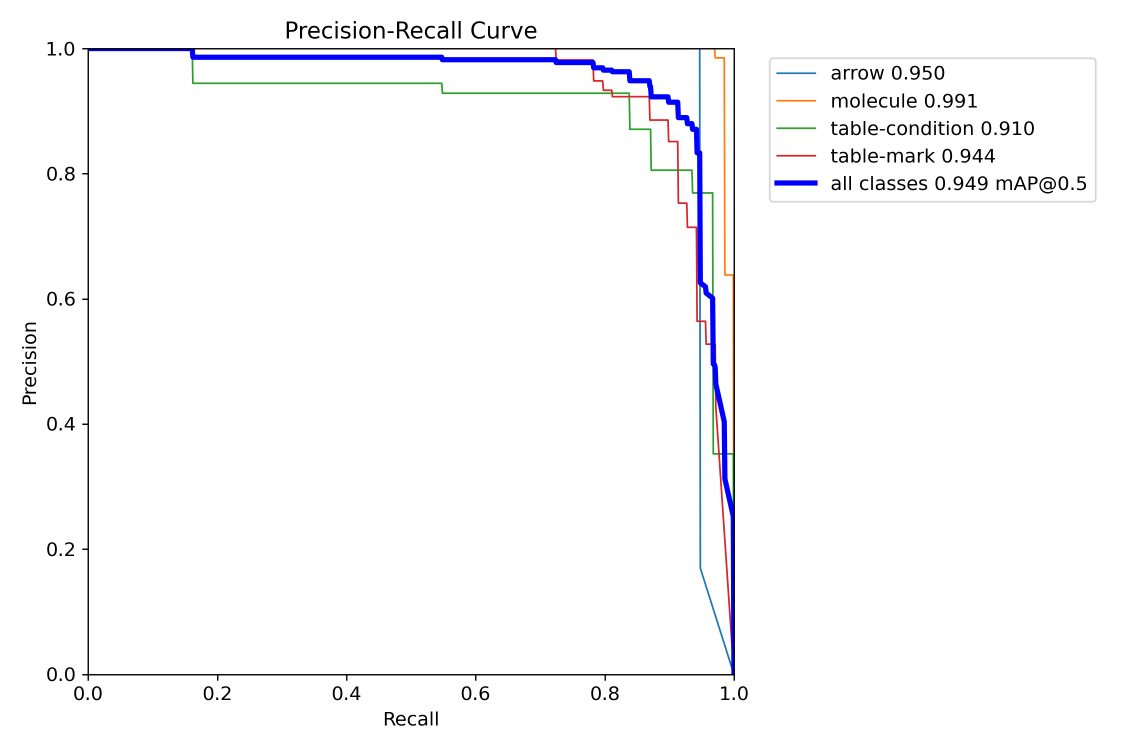
#> input picture pub/figures/supporting information/tab-scheme-seg/PR_curve.png, 2250 x 1500 px, found by its file name (shown at 1/2 size)
$ python generate_yolo_grid.py
#> lines starting #> are read from the running program, lines starting #| are printed output that depends on the picture
import os
from PIL import Image, ImageDraw, ImageFont

def create_yolo_grid():
    # Model config
    models = [
        {
            "path": "models/yolo11m-fig-seg-0207-nobreaknocharttext/runs/detect/train",
            "prefix": "fig-seg"
        },
        {
            "path": "models/yolo11m-fig-scatter-0208/runs/detect/train",
            "prefix": "fig-sca"
        },
        {
            "path": "models/yolo11m-table-seg-0208/runs/detect/train",
            "prefix": "tab-seg"
        },
        {
            "path": "models/yolo11s-tab-molecule-0207/runs/detect/train",
            "prefix": "tab-mol"
        }
    ]

    image_types = ["PR_curve.png", "F1_curve.png", "confusion_matrix_normalized.png"]
    target_height = 800  # Height for each row's subplots
    padding = 40        # Padding between subplots
    text_height = 60    # Space for caption below image

    rows = []
    global_index = 0 # Sequential index for (a), (b), ...

    for i, model in enumerate(models):
        row_images = []
        for j, img_type in enumerate(image_types):
            img_path = os.path.join(model["path"], img_type)
            if not os.path.exists(img_path):
                print(f"Warning: {img_path} not found.")
                continue

            img = Image.open(img_path)
#> img is the input picture: PIL image 2250x1500 RGBA; mean R, G, B, A 249.4, 249.4, 250.9, 255
            # Resize while maintaining aspect ratio
            aspect_ratio = img.width / img.height
#> aspect_ratio = 1.5
            new_width = int(target_height * aspect_ratio)
#> new_width = 1200
            img = img.resize((new_width, target_height), Image.Resampling.LANCZOS)
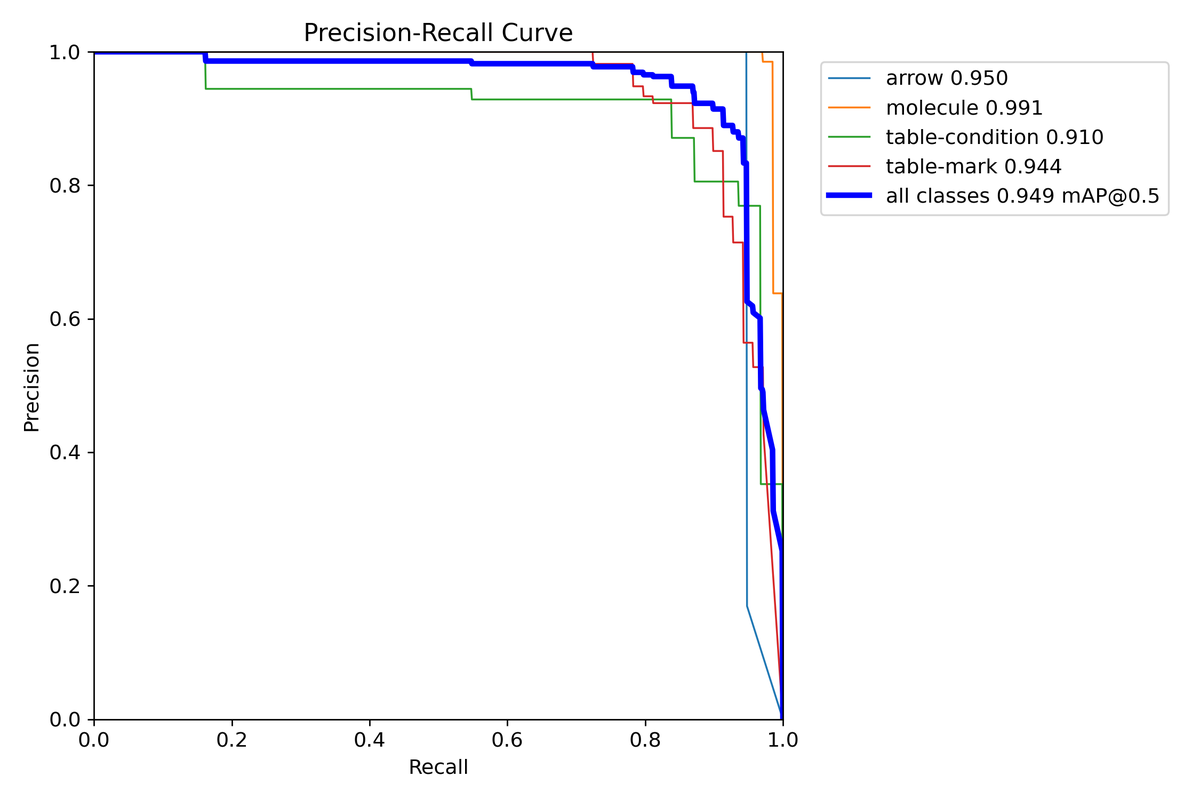
#> img: PIL image 1200x800 RGBA; mean R, G, B, A 249.3, 249.3, 250.8, 255

            # Create a canvas for image + text
            canvas = Image.new("RGB", (new_width, target_height + text_height), "white")
#> canvas: PIL image 1200x860 RGB; every value is 255
            canvas.paste(img, (0, 0))
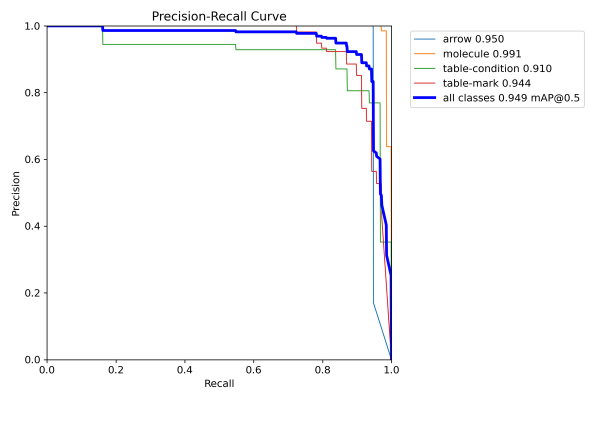
#> canvas: PIL image 1200x860 RGB (shown at 1/2 size); mean R, G, B 249.7, 249.7, 251.1

            # Draw label
            draw = ImageDraw.Draw(canvas)
            label = f"({chr(97 + global_index)})"
            global_index += 1
            # Center text (approximation since font loading is tricky in different envs)
            # Use default font
            try:
                # Try to find a font, or fallback to default
                font = ImageFont.truetype("/System/Library/Fonts/Helvetica.ttc", 40)
            except:
                font = ImageFont.load_default()

            # Calculate position for label
            text_bbox = draw.textbbox((0, 0), label, font=font)
#> text_bbox = (0, 8, 56, 44)
            text_w = text_bbox[2] - text_bbox[0]
#> text_w = 56
            text_h = text_bbox[3] - text_bbox[1]
#> text_h = 36
            draw.text(((new_width - text_w) // 2, target_height + (text_height - text_h) // 2 - 5), label, fill="black", font=font)

            row_images.append(canvas)

        # Combine row images
        total_row_width = sum(img.width for img in row_images) + padding * (len(row_images) - 1)
        row_canvas = Image.new("RGB", (total_row_width, target_height + text_height), "white")
#> row_canvas: PIL image 3546x860 RGB; every value is 255
        current_x = 0
        for img in row_images:
            row_canvas.paste(img, (current_x, 0))
            current_x += img.width + padding
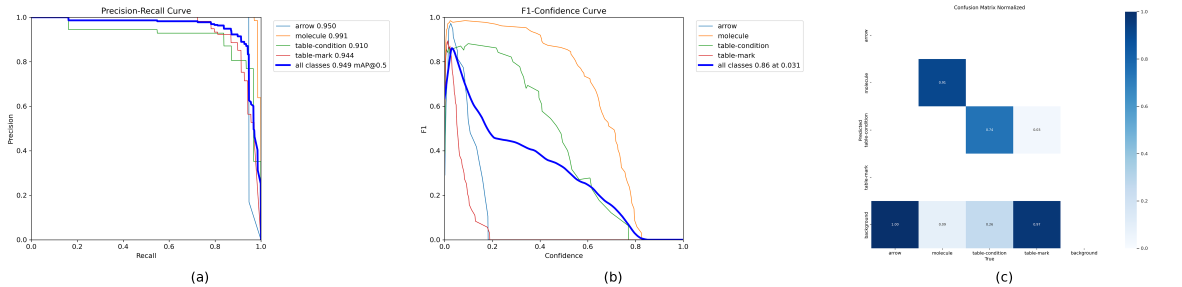
#> row_canvas: PIL image 3546x860 RGB (shown at 1/3 size); mean R, G, B 242.9, 245, 248.1
        rows.append(row_canvas)

    # Final image assembly
    max_row_width = max(row.width for row in rows)
    total_height = sum(row.height for row in rows) + padding * (len(rows) - 1)

    final_img = Image.new("RGB", (max_row_width + padding * 2, total_height + padding * 2), "white")
#> final_img: PIL image 3626x3640 RGB; every value is 255
    current_y = padding
    for row in rows:
        # Center the row if widths vary
        x_offset = (max_row_width + padding * 2 - row.width) // 2
        final_img.paste(row, (x_offset, current_y))
        current_y += row.height + padding
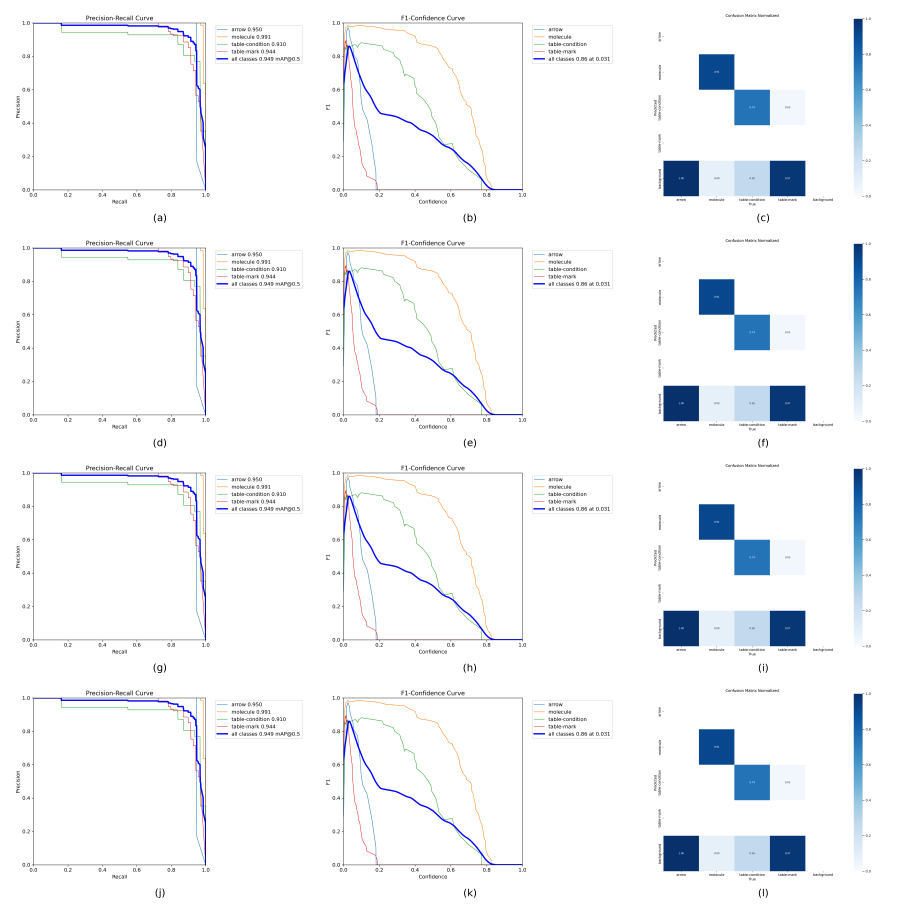
#> final_img: PIL image 3626x3640 RGB (shown at 1/4 size); mean R, G, B 243.8, 245.8, 248.7

    # Save output
    output_dir = "pub/figures"
    os.makedirs(output_dir, exist_ok=True)
    output_path = os.path.join(output_dir, "fig-yolo-results.png")
    final_img.save(output_path)
    print(f"Saved final image to {output_path}")

if __name__ == "__main__":
    create_yolo_grid()
